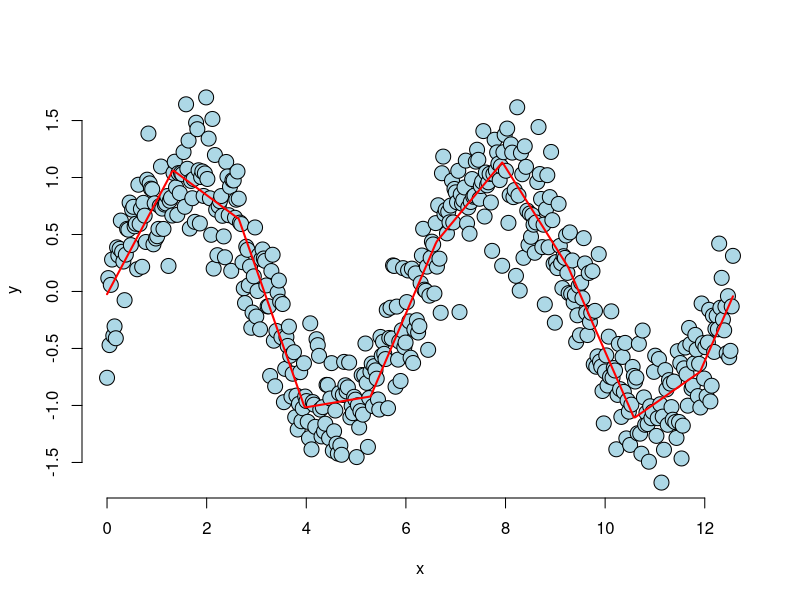

The R source for this figure:
## ---- chunk 1
knitr::opts_chunk$set(echo = FALSE)
## ---- chunk 2
n <- 500; x <- seq(0, 4 * pi, length = n); y <- sin(x) + rnorm(n, sd = .3)
knots <- seq(0, 8 * pi, length = 20); 
splineTerms <- sapply(knots, function(knot) (x > knot) * (x - knot))
xMat <- cbind(1, x, splineTerms)
yhat <- predict(lm(y ~ xMat - 1))
plot(x, y, frame = FALSE, pch = 21, bg = "lightblue", cex = 2)
lines(x, yhat, col = "red", lwd = 2)
